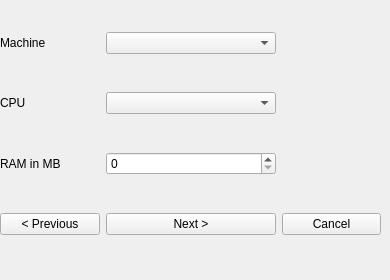
   <widget class="QWidget" name="page_2">
    <widget class="QWidget" name="gridLayoutWidget_2">
     <property name="geometry">
      <rect>
       <x>0</x>
       <y>0</y>
       <width>381</width>
       <height>271</height>
      </rect>
     </property>
     <layout class="QGridLayout" name="gridLayout_2">
      <item row="0" column="1">
       <widget class="QComboBox" name="comboBox_2">
        <property name="placeholderText">
         <string>Please select a machine</string>
        </property>
        <item>
         <property name="text">
          <string>Let QEMU decide</string>
         </property>
        </item>
        <item>
         <property name="text">
          <string>microvm</string>
         </property>
        </item>
        <item>
         <property name="text">
          <string>pc</string>
         </property>
        </item>
        <item>
         <property name="text">
          <string>q35</string>
         </property>
        </item>
        <item>
         <property name="text">
          <string>isapc</string>
         </property>
        </item>
        <item>
         <property name="text">
          <string>none</string>
         </property>
        </item>
       </widget>
      </item>
      <item row="2" column="0">
       <widget class="QLabel" name="label_6">
        <property name="text">
         <string>RAM in MB</string>
        </property>
       </widget>
      </item>
      <item row="1" column="0">
       <widget class="QLabel" name="label_5">
        <property name="text">
         <string>CPU</string>
        </property>
       </widget>
      </item>
      <item row="0" column="0">
       <widget class="QLabel" name="label_4">
        <property name="text">
         <string>Machine</string>
        </property>
       </widget>
      </item>
      <item row="1" column="1">
       <widget class="QComboBox" name="comboBox_3">
        <property name="placeholderText">
         <string>Please select a processor</string>
        </property>
        <item>
         <property name="text">
          <string>Let QEMU decide</string>
         </property>
        </item>
        <item>
         <property name="text">
          <string>486</string>
         </property>
        </item>
        <item>
         <property name="text">
          <string>Broadwell</string>
         </property>
        </item>
        <item>
         <property name="text">
          <string>Cascadelake-Server</string>
         </property>
        </item>
        <item>
         <property name="text">
          <string>Conroe</string>
         </property>
        </item>
        <item>
         <property name="text">
          <string>Cooperlake</string>
         </property>
        </item>
        <item>
         <property name="text">
          <string>Denverton</string>
         </property>
        </item>
        <item>
         <property name="text">
          <string>Dhyana</string>
         </property>
        </item>
        <item>
         <property name="text">
          <string>EPYC</string>
         </property>
        </item>
        <item>
         <property name="text">
          <string>EPYC-Milan</string>
         </property>
        </item>
        <item>
         <property name="text">
          <string>EPYC-Rome</string>
         </property>
        </item>
        <item>
         <property name="text">
          <string>Haswell</string>
         </property>
        </item>
        <item>
         <property name="text">
          <string>Icelake-Client</string>
         </property>
        </item>
        <item>
         <property name="text">
          <string>Icelake-Server</string>
         </property>
        </item>
        <item>
         <property name="text">
          <string>IvyBridge</string>
         </property>
        </item>
        <item>
         <property name="text">
          <string>KnightsMill</string>
         </property>
        </item>
        <item>
         <property name="text">
          <string>Nehalem</string>
         </property>
        </item>
        <item>
         <property name="text">
          <string>Opteron_G1</string>
         </property>
        </item>
        <item>
         <property name="text">
          <string>Opteron_G2</string>
         </property>
        </item>
        <item>
         <property name="text">
          <string>Opteron_G3</string>
         </property>
        </item>
        <item>
         <property name="text">
          <string>Opteron_G4</string>
         </property>
        </item>
        <item>
         <property name="text">
          <string>Opteron_G5</string>
         </property>
        </item>
        <item>
         <property name="text">
          <string>Penryn</string>
         </property>
        </item>
        <item>
         <property name="text">
          <string>SandyBridge</string>
         </property>
        </item>
        <item>
         <property name="text">
          <string>Skylake-Client</string>
         </property>
        </item>
        <item>
         <property name="text">
          <string>Skylake-Server</string>
         </property>
        </item>
        <item>
         <property name="text">
          <string>Snowridge</string>
         </property>
        </item>
        <item>
         <property name="text">
          <string>Westmere</string>
         </property>
        </item>
        <item>
         <property name="text">
          <string>athlon</string>
         </property>
        </item>
        <item>
         <property name="text">
          <string>core2duo</string>
         </property>
        </item>
        <item>
         <property name="text">
          <string>coreduo</string>
         </property>
        </item>
        <item>
         <property name="text">
          <string>kvm32</string>
         </property>
        </item>
        <item>
         <property name="text">
          <string>kvm64</string>
         </property>
        </item>
        <item>
         <property name="text">
          <string>n270</string>
         </property>
        </item>
        <item>
         <property name="text">
          <string>pentium</string>
         </property>
        </item>
        <item>
         <property name="text">
          <string>pentium2</string>
         </property>
        </item>
        <item>
         <property name="text">
          <string>pentium3</string>
         </property>
        </item>
        <item>
         <property name="text">
          <string>phenom</string>
         </property>
        </item>
        <item>
         <property name="text">
          <string>qemu32</string>
         </property>
        </item>
        <item>
         <property name="text">
          <string>qemu64</string>
         </property>
        </item>
        <item>
         <property name="text">
          <string>base</string>
         </property>
        </item>
        <item>
         <property name="text">
          <string>max</string>
         </property>
        </item>
        <item>
         <property name="text">
          <string>host</string>
         </property>
        </item>
       </widget>
      </item>
      <item row="3" column="0">
       <widget class="QPushButton" name="pushButton_5">
        <property name="text">
         <string>&lt; Previous</string>
        </property>
       </widget>
      </item>
      <item row="3" column="1">
       <widget class="QPushButton" name="pushButton_4">
        <property name="text">
         <string>Next &gt;</string>
        </property>
       </widget>
      </item>
      <item row="3" column="2">
       <widget class="QPushButton" name="pushButton_6">
        <property name="text">
         <string>Cancel</string>
        </property>
       </widget>
      </item>
      <item row="2" column="1">
       <widget class="QSpinBox" name="spinBox">
        <property name="maximum">
         <number>32768</number>
        </property>
        <property name="value">
         <number>0</number>
        </property>
       </widget>
      </item>
     </layout>
    </widget>
   </widget>
